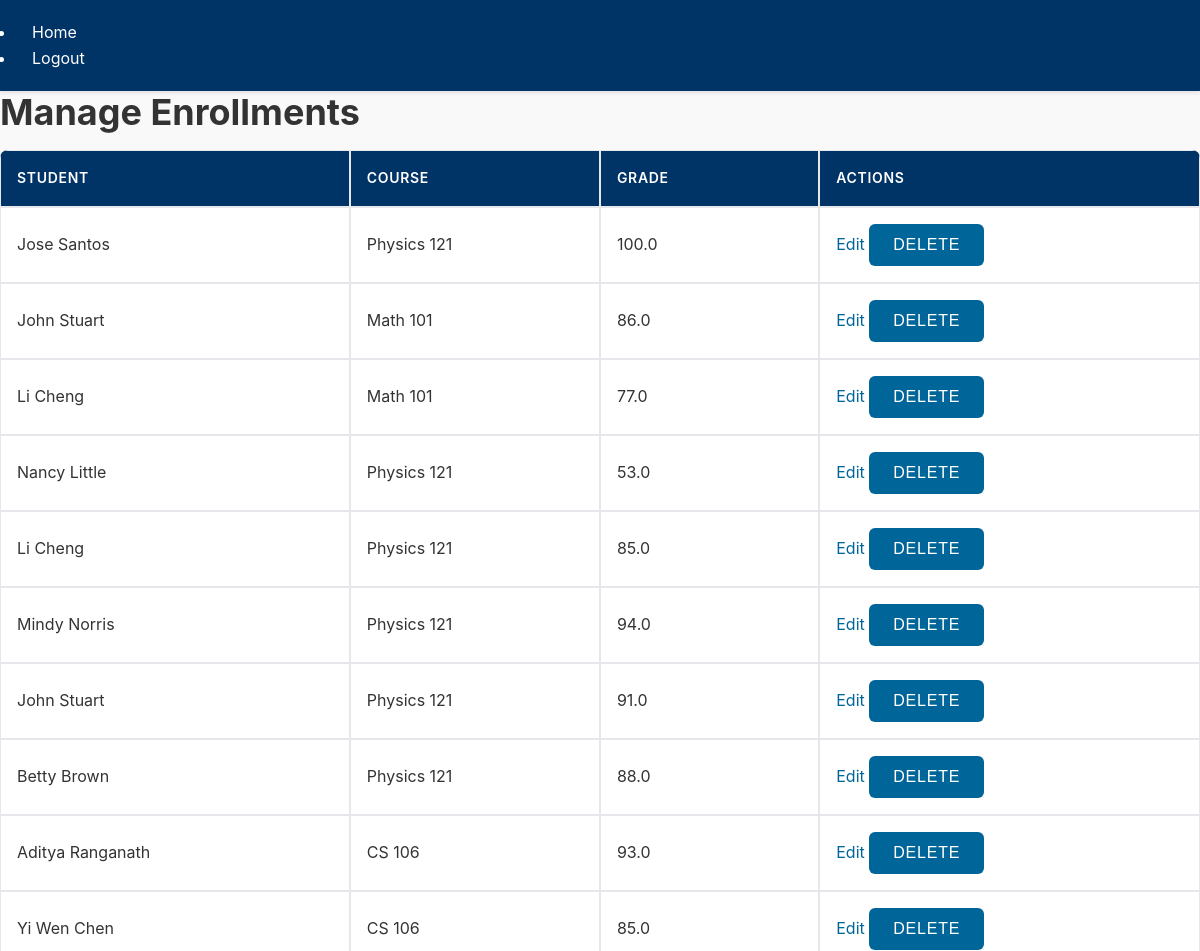
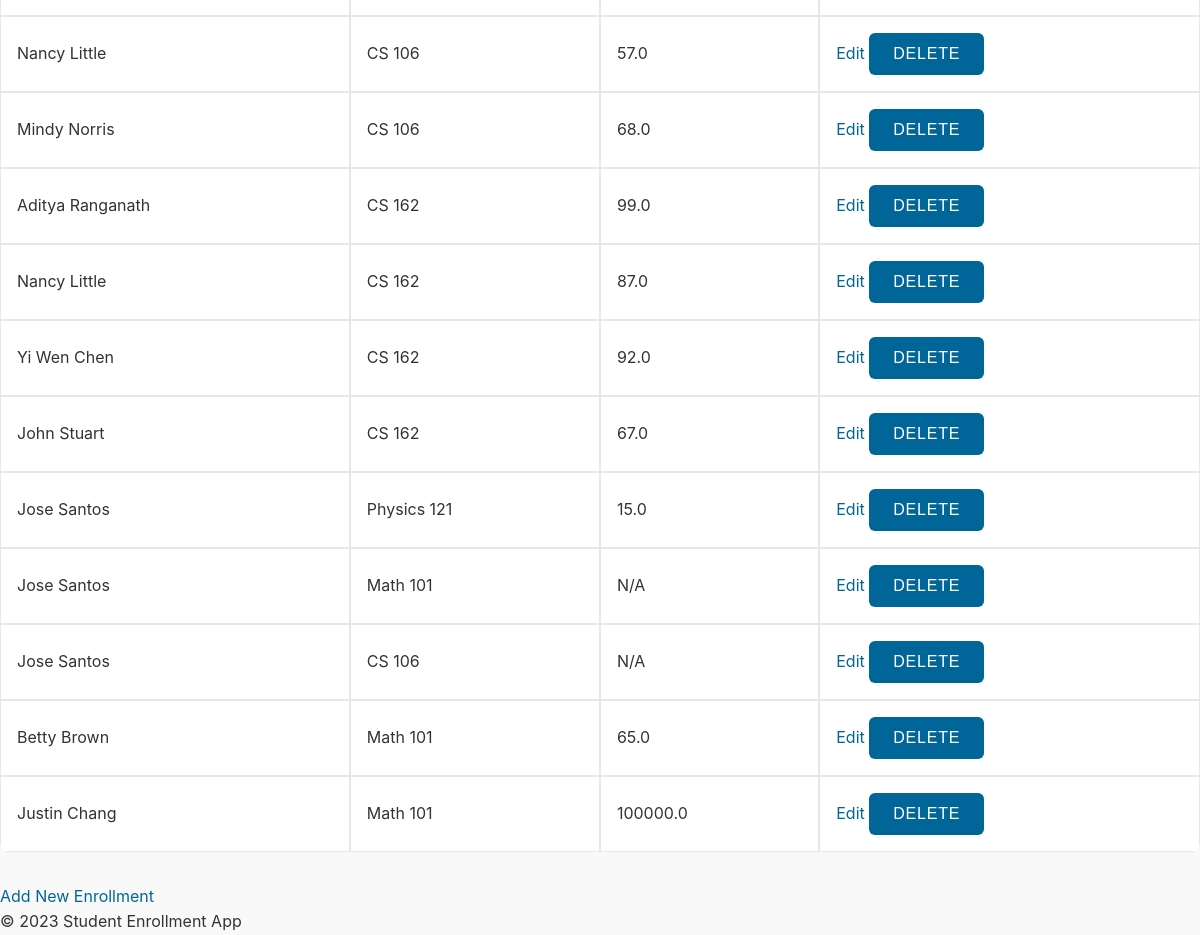
Page /admin/enrollments (signed in) on the committed database (2 pictures, top to bottom).
### app/models.py (models this page shows, shortened)
class Enrollment(db.Model):
    id = db.Column(db.Integer, primary_key=True)
    student_id = db.Column(db.Integer, db.ForeignKey('user.id'), nullable=False)
    course_id = db.Column(db.Integer, db.ForeignKey('course.id'), nullable=False)
    grade = db.Column(db.Float)
    course = db.relationship('Course', back_populates='enrollments')

class User(UserMixin, db.Model):
    id = db.Column(db.Integer, primary_key=True)
    username = db.Column(db.String(64), index=True, unique=True, nullable=False)
    email = db.Column(db.String(120), index=True, unique=True, nullable=False)
    password_hash = db.Column(db.String(128), nullable=False)
    role = db.Column(db.String(20), nullable=False)  # student, teacher, or admin
    enrollments = db.relationship('Enrollment', backref='student', lazy='dynamic')

class Course(db.Model):
    id = db.Column(db.Integer, primary_key=True)
    name = db.Column(db.String(120), index=True, unique=True, nullable=False)
    capacity = db.Column(db.Integer, nullable=False)
    teacher_id = db.Column(db.Integer, db.ForeignKey('user.id'), nullable=False)  # Link to the teacher
    teacher = db.relationship('User', backref='courses')  # Backref to access courses taught by the teacher
    enrollments = db.relationship('Enrollment', back_populates='course', lazy='dynamic')

### app/routes.py (the view)
    @app.route('/admin/enrollments')
    @login_required
    def admin_enrollments():
        if admin_required(): return admin_required()
        enrollments = Enrollment.query.all()
        return render_template('admin/enrollments.html', enrollments=enrollments)

### app/__init__.py (called while the page is built)
def create_app():
    app = Flask(__name__)
    app.config.from_object(Config)
    db.init_app(app)
    login_manager.init_app(app)
    admin.name = 'Admin Mode'
    admin.url = '/admin_panel'
    admin.init_app(app)
    with app.app_context():
        from app.models import User, Course, Enrollment
        admin.add_view(ModelView(User, db.session))
        admin.add_view(ModelView(Course, db.session))
        admin.add_view(ModelView(Enrollment, db.session))
        db.create_all()
    from app.routes import init_routes
    init_routes(app)
    @login_manager.user_loader
    def load_user(user_id):
        return User.query.get(int(user_id))
    return app

### app/templates/admin/enrollments.html
{% extends 'base.html' %}
{% block content %}
<h1>Manage Enrollments</h1>
<table>
    <thead>
        <tr>
            <th>Student</th>
            <th>Course</th>
            <th>Grade</th>
            <th>Actions</th>
        </tr>
    </thead>
    <tbody>
        {% for enrollment in enrollments %}
        <tr>
            <td>{{ enrollment.student.username }}</td>
            <td>{{ enrollment.course.name }}</td>
            <td>{{ enrollment.grade or 'N/A' }}</td>
            <td>
                <a href="{{ url_for('admin_edit_enrollment', enrollment_id=enrollment.id) }}">Edit</a>
                <form action="{{ url_for('admin_delete_enrollment', enrollment_id=enrollment.id) }}" method="post" style="display:inline;">
                    <button type="submit" onclick="return confirm('Are you sure you want to delete this enrollment?');">Delete</button>
                </form>
            </td>
        </tr>
        {% endfor %}
    </tbody>
</table>
<a href="{{ url_for('admin_new_enrollment') }}">Add New Enrollment</a>
{% endblock %}

### app/static/base.css (style rules this page uses)
*, *::before, *::after { box-sizing: border-box; margin: 0; padding: 0; }
body { font-family: 'Inter', system-ui, -apple-system, sans-serif; margin: 0; padding: 0; background-color: #f9f9f9; color: #333; line-height: 1.6; min-height: 100vh; }
h1, h2, h3, h4, h5, h6 { margin-bottom: 1rem; line-height: 1.2; }
h1 { font-size: 2.25rem; }
table { width: 100%; border-collapse: separate; border-spacing: 0; margin-bottom: 2rem; background-color: #ffffff; border-radius: 8px; overflow: hidden; }
table th, table td { border: 1px solid #e5e7eb; padding: 1rem; text-align: left; }
table th { background-color: #003366; color: white; font-weight: 600; text-transform: uppercase; letter-spacing: 0.05em; font-size: 0.875rem; }
form { max-width: 500px; margin: 0 auto; }
button, .btn { display: inline-block; background-color: #006699; color: white; border: none; border-radius: 6px; padding: 0.75rem 1.5rem; cursor: pointer; font-size: 1rem; font-weight: 500; text-transform: uppercase; letter-spacing: 0.05em; transition: all 0.2s; }
a { color: #006699; text-decoration: none; transition: color 0.2s; }

### rows in the picture
Enrollment: student.username "Jose Santos", course.name "Physics 121", grade "100.0"
Enrollment: student.username "John Stuart", course.name "Math 101", grade "86.0"
Enrollment: student.username "Li Cheng", course.name "Math 101", grade "77.0"
Enrollment: student.username "Nancy Little", course.name "Physics 121", grade "53.0"
Enrollment: student.username "Li Cheng", course.name "Physics 121", grade "85.0"
Enrollment: student.username "Mindy Norris", course.name "Physics 121", grade "94.0"
Enrollment: student.username "John Stuart", course.name "Physics 121", grade "91.0"
Enrollment: student.username "Betty Brown", course.name "Physics 121", grade "88.0"
Enrollment: student.username "Aditya Ranganath", course.name "CS 106", grade "93.0"
Enrollment: student.username "Yi Wen Chen", course.name "CS 106", grade "85.0"
Enrollment: student.username "Nancy Little", course.name "CS 106", grade "57.0"
Enrollment: student.username "Mindy Norris", course.name "CS 106", grade "68.0"
Enrollment: student.username "Aditya Ranganath", course.name "CS 162", grade "99.0"
Enrollment: student.username "Nancy Little", course.name "CS 162", grade "87.0"
Enrollment: student.username "Yi Wen Chen", course.name "CS 162", grade "92.0"
Enrollment: student.username "John Stuart", course.name "CS 162", grade "67.0"
Enrollment: student.username "Jose Santos", course.name "Physics 121", grade "15.0"
Enrollment: student.username "Jose Santos", course.name "Math 101", grade "N/A"
Enrollment: student.username "Jose Santos", course.name "CS 106", grade "N/A"
Enrollment: student.username "Betty Brown", course.name "Math 101", grade "65.0"
Enrollment: student.username "Justin Chang", course.name "Math 101", grade "100000.0"
